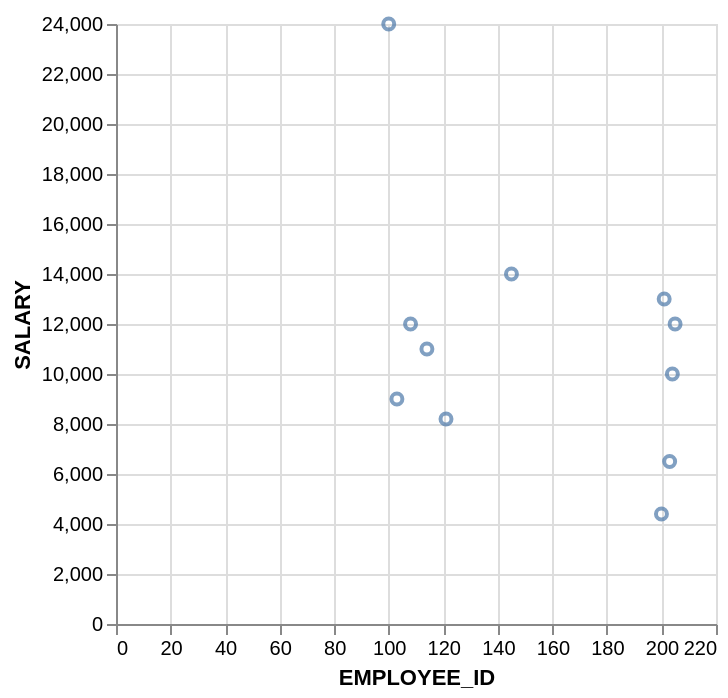

Describe this chart as a Vega-Lite specification.
### Vega-Lite specification from a JSON file in a GitHub repository (floating-point values rounded to 4 significant figures)
{"data": {"values": [{"x_data": 100, "y_data": 24000}, {"x_data": 103, "y_data": 9000}, {"x_data": 108, "y_data": 12000}, {"x_data": 114, "y_data": 11000}, {"x_data": 121, "y_data": 8200}, {"x_data": 145, "y_data": 14000}, {"x_data": 200, "y_data": 4400}, {"x_data": 201, "y_data": 13000}, {"x_data": 203, "y_data": 6500}, {"x_data": 204, "y_data": 10000}, {"x_data": 205, "y_data": 12000}]}, "mark": "point", "encoding": {"x": {"field": "x_data", "type": "quantitative", "title": "EMPLOYEE_ID"}, "y": {"field": "y_data", "type": "quantitative", "title": "SALARY"}}}
